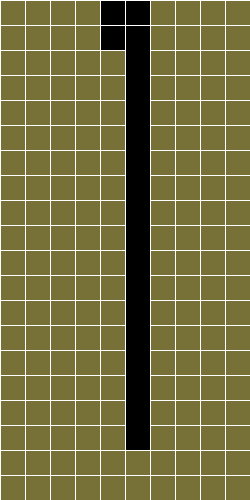
Frame 1 (no input)
Frame 60 (the mouse pressed at the canvas centre just before this capture): identical to frame 1, image omitted
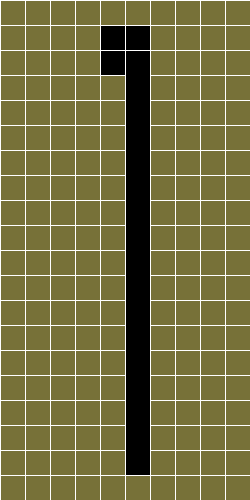
Frame 120 (the mouse held since frame 60 and released just before this capture)

The Processing sketch that drew these frames (run headless with seeded random() and noise(); from frame 60 on, the mouse is pressed at the canvas centre):

// Processing sketch: grid
// ── grid.pde
Cell[][] grid;

// Number of columns and rows in the grid
int cols = 10;
int rows = 20;
int startTime, timePassed;
int waitTime=2000;
Block b;

void setup() {
  size(250,500);
  grid = new Cell[cols][rows];
  for (int i = 0; i < cols; i++) {
    for (int j = 0; j < rows; j++) {
      grid[i][j] = new Cell(i*25,j*25,25,25);
      grid[i][j].display(119,113,56);
    }
  }
  startTime = millis();
  b= new Block(1);
}

void draw() {
  //background(0);
  // The counter variables i and j are also the column and row numbers and 
  // are used as arguments to the constructor for each object in the grid.  
  //for (int i = 0; i < cols; i++) {
    //for (int j = 0; j < rows; j++) {
      //grid[i][j].display(119,113,56);
    //}
  //}
  //Block b = new Block(6); 
  timePassed = millis() - startTime;
  if (timePassed > waitTime){ 
    if(b.checkLowest()){
       b.shiftDown();
       startTime = millis();
    }
  }
}

// A Cell object
class Cell {
  // A cell object knows about its location in the grid as well as its size with the variables x,y,w,h.
  int x,y;   // x,y location
  int w,h;   // width and height
 

  // Cell Constructor
  Cell(int tempX, int tempY, int tempW, int tempH) {
    x = tempX;
    y = tempY;
    w = tempW;
    h = tempH;
 
  } 
  
  void setColor(int a,int b, int c) {
     fill(a,b,c);
     rect(x,y,w,h);
  }

  void display(int p,int q, int r) {
    stroke(255);
    fill(p,q,r);
    rect(x,y,w,h); 
  }
  
  int getXcoor(){
    return x;
  }
  
  int getYcoor(){
    return y;
  }
  
  void setXcoor(int a){
    x=a;
  }
  
  void setYcoor(int a){
   y=a;
  }
}
   
class Block{
  Cell a,b,c,d;
  int type;
  int lowest;
  //type 1 = square, type 2 = stick, type 3 = "s" block, type 4 = "z" block, type 5 = "L" block, type 6 = flipped "L" block
  void setBlockColor(int x, int y, int z){
       a.setColor(x,y,z);
       b.setColor(x,y,z);
       c.setColor(x,y,z);
       d.setColor(x,y,z);
  }
  
  Block(int x){
    type = x;
      
    if(x==1){
       a = new Cell(25*4,0,25,25);
       b = new Cell(25*5,0,25,25);
       c = new Cell(25*4,25,25,25);
       d = new Cell(25*5,25,25,425);
       setBlockColor(0,0,0);
       lowest = 25;
   }else if (x==2){
      a = new Cell(25*4,0,25,25);
      b = new Cell(25*4,25,25,25);
      c = new Cell(25*4,25*2,25,25);
      d = new Cell(25*4,25*3,25,25);
      setBlockColor(0,0,0);
      lowest = 75;
   }else if (x==3){
      a = new Cell(25*4,0,25,25);
      b = new Cell(25*5,0,25,25);
      c = new Cell(25*4,25,25,25);
      d = new Cell(25*3,25,25,25);
      setBlockColor(0,0,0);
      lowest = 25;
   }else if (x==4){
      a = new Cell(25*3,0,25,25);
      b = new Cell(25*4,0,25,25);
      c = new Cell(25*4,25,25,25);
      d = new Cell(25*5,25,25,25);
      setBlockColor(0,0,0);
      lowest = 25;
   }else if (x==5){
      a = new Cell(25*3,25,25,25);
      b = new Cell(25*4,25,25,25);
      c = new Cell(25*5,25,25,25);
      d = new Cell(25*5,0,25,25);
      setBlockColor(0,0,0);
      lowest = 25;
   }else if (x==6){
      a = new Cell(25*3,0,25,25);
      b = new Cell(25*3,25,25,25);
      c = new Cell(25*4,25,25,25);
      d = new Cell(25*5,25,25,25);
      setBlockColor(0,0,0);
      lowest = 25;
  }
 }
 //checkLowest() checks whether the block has reached the bottom or not 
 boolean checkLowest(){
    if (lowest <= 25*18){
     return true;
    }else{
     return false;
    }
 } 
 //shifts down block by one unit, gets rid of previous color and adds new color at new location
 void shiftDown(){
   setBlockColor(119,113,56);
   a.setYcoor(a.getYcoor() + 25);
   b.setYcoor(b.getYcoor() + 25);
   c.setYcoor(c.getYcoor() + 25);
   d.setYcoor(d.getYcoor() + 25);
   lowest += 25;
   setBlockColor(0,0,0);
 }
 
 
}
  
  
